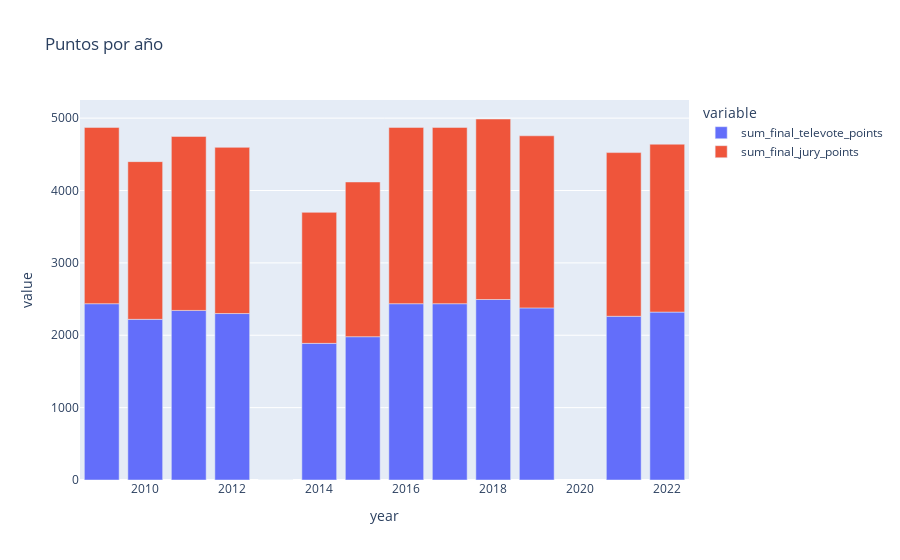

Notebook source saved alongside this figure:
### Markdown cell above
Plot

### Code cell
fig = px.bar(song_data_agrupado_1, x="year", y=["sum_final_televote_points", "sum_final_jury_points"], title="Puntos por año")
fig.show()

### Figure 1 — Plotly figure (JSON) as saved in the notebook; plotly's stock layout.template omitted (floating-point values rounded to 4 significant figures)
{"data": [{"alignmentgroup": "True", "hovertemplate": "variable=sum_final_televote_points<br>year=%{x}<br>value=%{y}<extra></extra>", "legendgroup": "sum_final_televote_points", "marker": {"color": "#636efa", "pattern": {"shape": ""}}, "name": "sum_final_televote_points", "offsetgroup": "sum_final_televote_points", "orientation": "v", "showlegend": true, "textposition": "auto", "type": "bar", "x": [2009, 2010, 2011, 2012, 2013, 2014, 2015, 2016, 2017, 2018, 2019, 2021, 2022], "xaxis": "x", "y": [2436, 2220, 2343, 2300, 0, 1888, 1980, 2436, 2436, 2494, 2378, 2262, 2320], "yaxis": "y"}, {"alignmentgroup": "True", "hovertemplate": "variable=sum_final_jury_points<br>year=%{x}<br>value=%{y}<extra></extra>", "legendgroup": "sum_final_jury_points", "marker": {"color": "#EF553B", "pattern": {"shape": ""}}, "name": "sum_final_jury_points", "offsetgroup": "sum_final_jury_points", "orientation": "v", "showlegend": true, "textposition": "auto", "type": "bar", "x": [2009, 2010, 2011, 2012, 2013, 2014, 2015, 2016, 2017, 2018, 2019, 2021, 2022], "xaxis": "x", "y": [2436, 2179, 2404, 2296, 0, 1810, 2138, 2436, 2436, 2494, 2378, 2262, 2320], "yaxis": "y"}], "layout": {"barmode": "relative", "legend": {"title": {"text": "variable"}, "tracegroupgap": 0}, "title": {"text": "Puntos por año"}, "xaxis": {"anchor": "y", "domain": [0, 1], "title": {"text": "year"}}, "yaxis": {"anchor": "x", "domain": [0, 1], "title": {"text": "value"}}}}
